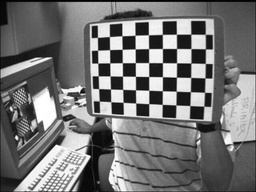
#> input picture testes/left01.jpg, 256 x 192 px, shrunk from 640 x 480 before the run
$ python f.py
#> lines starting #> are read from the running program, lines starting #| are printed output that depends on the picture
import cv2
import numpy as np
import matplotlib.pyplot as plt
from math import sqrt, exp

def distance(point1,point2):
    return sqrt((point1[0]-point2[0])**2 + (point1[1]-point2[1])**2)

def idealFilterLP(D0,imgShape):
    base = np.zeros(imgShape[:2])
    rows, cols = imgShape[:2]
    center = (rows/2,cols/2)
    for x in range(cols):
        for y in range(rows):
            if distance((y,x),center) < D0:
                base[y,x] = 1
    return base

def idealFilterHP(D0,imgShape):
    base = np.ones(imgShape[:2])
    rows, cols = imgShape[:2]
    center = (rows/2,cols/2)
    for x in range(cols):
        for y in range(rows):
            if distance((y,x),center) < D0:
                base[y,x] = 0
    return base

def butterworthLP(D0,imgShape,n):
    base = np.zeros(imgShape[:2])
    rows, cols = imgShape[:2]
    center = (rows/2,cols/2)
    for x in range(cols):
        for y in range(rows):
            base[y,x] = 1/(1+(distance((y,x),center)/D0)**(2*n))
    return base

def butterworthHP(D0,imgShape,n):
    base = np.zeros(imgShape[:2])
    rows, cols = imgShape[:2]
    center = (rows/2,cols/2)
    for x in range(cols):
        for y in range(rows):
            base[y,x] = 1-1/(1+(distance((y,x),center)/D0)**(2*n))
    return base

def gaussianLP(D0,imgShape):
    base = np.zeros(imgShape[:2])
    rows, cols = imgShape[:2]
    center = (rows/2,cols/2)
    for x in range(cols):
        for y in range(rows):
            base[y,x] = exp(((-distance((y,x),center)**2)/(2*(D0**2))))
    return base

def gaussianHP(D0,imgShape):
    base = np.zeros(imgShape[:2])
    rows, cols = imgShape[:2]
    center = (rows/2,cols/2)
    for x in range(cols):
        for y in range(rows):
            base[y,x] = 1 - exp(((-distance((y,x),center)**2)/(2*(D0**2))))
    return base

def teste():
    plt.figure(figsize=(6.4*5,4.8*5), constrained_layout=False)

    img_c1 = cv2.imread("testes/left01.jpg", 0)
#> img_c1 is the input picture: shape (192, 256); min 0, max 255, mean 116.7
    img_c2 = np.fft.fft2(img_c1)
    img_c3 = np.fft.fftshift(img_c2)
    img_c4 = np.fft.ifftshift(img_c3)
    img_c5 = np.fft.ifft2(img_c4)

    plt.subplot(151), plt.imshow(img_c1, "gray"), plt.title("Original Image")
    plt.subplot(152), plt.imshow(np.log(1+np.abs(img_c2)), "gray"), plt.title("Spectrum")
    plt.subplot(153), plt.imshow(np.log(1+np.abs(img_c3)), "gray"), plt.title("Centered Spectrum")
    plt.subplot(154), plt.imshow(np.log(1+np.abs(img_c4)), "gray"), plt.title("Decentralized")
    plt.subplot(155), plt.imshow(np.abs(img_c5), "gray"), plt.title("Processed Image")

    plt.show()


    plt.figure(figsize=(6.4*5, 4.8*5), constrained_layout=False)

    img = cv2.imread("testes/left01.jpg", 0)

    original = np.fft.fft2(img)
    plt.subplot(131), plt.imshow(np.log(np.abs(original)), "gray"), plt.title("Spectrum")

    plt.subplot(132), plt.imshow(np.angle(original), "gray"), plt.title("Phase Angle")
    plt.show()


def testesLowPass():

    plt.figure(figsize=(6.4*5, 4.8*5), constrained_layout=False)

    img = cv2.imread("testes/left01.jpg", 0)
    plt.subplot(161), plt.imshow(img, "gray"), plt.title("Original Image")

    original = np.fft.fft2(img)
    plt.subplot(162), plt.imshow(np.log(1+np.abs(original)), "gray"), plt.title("Spectrum")

    center = np.fft.fftshift(original)
    plt.subplot(163), plt.imshow(np.log(1+np.abs(center)), "gray"), plt.title("Centered Spectrum")

    LowPassCenter = center * idealFilterLP(50,img.shape)
    plt.subplot(164), plt.imshow(np.log(1+np.abs(LowPassCenter)), "gray"), plt.title("Centered Spectrum multiply Low Pass Filter")

    LowPass = np.fft.ifftshift(LowPassCenter)
    plt.subplot(165), plt.imshow(np.log(1+np.abs(LowPass)), "gray"), plt.title("Decentralize")

    inverse_LowPass = np.fft.ifft2(LowPass)
    plt.subplot(166), plt.imshow(np.abs(inverse_LowPass), "gray"), plt.title("Processed Image")

    plt.show()


    img = cv2.imread("testes/left01.jpg", 0)
    original = np.fft.fft2(img)
    center = np.fft.fftshift(original)

    plt.figure(figsize=(6.4*5, 4.8*5), constrained_layout=False)

    plt.subplot(151), plt.imshow(np.log(1+np.abs(center)), "gray"), plt.title("Spectrum")

    LowPass = idealFilterLP(50,img.shape)
    plt.subplot(152), plt.imshow(np.abs(LowPass), "gray"), plt.title("Low Pass Filter")

    LowPassCenter = center * idealFilterLP(50,img.shape)
    plt.subplot(153), plt.imshow(np.log(1+np.abs(LowPassCenter)), "gray"), plt.title("Centered Spectrum multiply Low Pass Filter")

    LowPass = np.fft.ifftshift(LowPassCenter)
    plt.subplot(154), plt.imshow(np.log(1+np.abs(LowPass)), "gray"), plt.title("Decentralize")

    inverse_LowPass = np.fft.ifft2(LowPass)
    plt.subplot(155), plt.imshow(np.abs(inverse_LowPass), "gray"), plt.title("Processed Image")

    plt.show()


def testesHighPass():

    img = cv2.imread("testes/left01.jpg", 0)
    original = np.fft.fft2(img)
    center = np.fft.fftshift(original)

    plt.figure(figsize=(6.4*5, 4.8*5), constrained_layout=False)

    plt.subplot(151), plt.imshow(np.log(1+np.abs(center)), "gray"), plt.title("Spectrum")

    HighPass = idealFilterHP(50,img.shape)
    plt.subplot(152), plt.imshow(np.abs(HighPass), "gray"), plt.title("High Pass Filter")

    HighPassCenter = center * idealFilterHP(50,img.shape)
    plt.subplot(153), plt.imshow(np.log(1+np.abs(HighPassCenter)), "gray"), plt.title("Centered Spectrum multiply High Pass Filter")

    HighPass = np.fft.ifftshift(HighPassCenter)
    plt.subplot(154), plt.imshow(np.log(1+np.abs(HighPass)), "gray"), plt.title("Decentralize")

    inverse_HighPass = np.fft.ifft2(HighPass)
    plt.subplot(155), plt.imshow(np.abs(inverse_HighPass), "gray"), plt.title("Processed Image")

    plt.show()


def testesFiltros():

    img = cv2.imread("testes/left01.jpg", 0)

    plt.figure(figsize=(6.4*5, 4.8*5), constrained_layout=False)

    LowPass = idealFilterLP(50,img.shape)
    plt.subplot(131), plt.imshow(LowPass, "gray"), plt.title("Ideal Low Pass Filter")

    HighPass = idealFilterHP(50,img.shape)
    plt.subplot(132), plt.imshow(HighPass, "gray"), plt.title("Ideal High Pass Filter")

    plt.show()

    plt.figure(figsize=(6.4*5, 4.8*5), constrained_layout=False)

    LowPass = butterworthLP(50,img.shape,20)
    plt.subplot(131), plt.imshow(LowPass, "gray"), plt.title("Butterworth Low Pass Filter (n=20)")

    HighPass = butterworthHP(50,img.shape,20)
    plt.subplot(132), plt.imshow(HighPass, "gray"), plt.title("Butterworth High Pass Filter (n=20)")

    plt.show()

    plt.figure(figsize=(6.4*5, 4.8*5), constrained_layout=False)

    LowPass = butterworthLP(50,img.shape,3)
    plt.subplot(131), plt.imshow(LowPass, "gray"), plt.title("Butterworth Low Pass Filter (n=3)")

    HighPass = butterworthHP(50,img.shape,3)
    plt.subplot(132), plt.imshow(HighPass, "gray"), plt.title("Butterworth High Pass Filter (n=3)")

    plt.show()
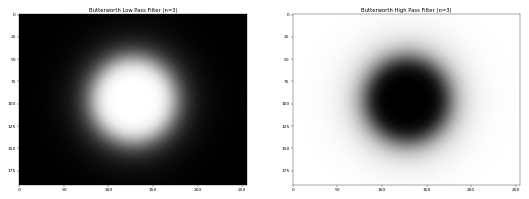
#> figure drawn by matplotlib, 2 panels


    plt.figure(figsize=(6.4*5, 4.8*5), constrained_layout=False)

    LowPass = gaussianLP(50,img.shape)
    plt.subplot(131), plt.imshow(LowPass, "gray"), plt.title("Gaussian Low Pass Filter")

    HighPass = gaussianHP(50,img.shape)
    plt.subplot(132), plt.imshow(HighPass, "gray"), plt.title("Gaussian High Pass Filter")

    plt.show()
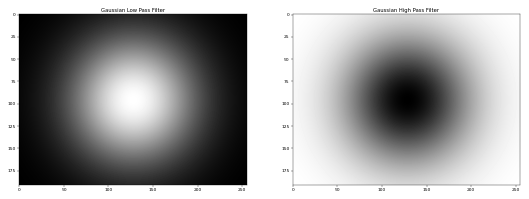
#> figure drawn by matplotlib, 2 panels

    plt.figure(figsize=(6.4*5, 4.8*5), constrained_layout=False)

    IdealLP = idealFilterLP(50,img.shape)
    plt.subplot(131), plt.imshow(IdealLP, "gray"), plt.title("Ideal Low Pass Filter")

    ButterLP = butterworthLP(50,img.shape,10)
    plt.subplot(132), plt.imshow(ButterLP, "gray"), plt.title("Butterworth Low Pass Filter (n=10)")

    GaussianLP = gaussianLP(50,img.shape)
    plt.subplot(133), plt.imshow(GaussianLP, "gray"), plt.title("Gaussian Low Pass Filter")

    plt.figure(figsize=(6.4*5, 4.8*5), constrained_layout=False)
    IdealHP = idealFilterHP(50,img.shape)
    plt.subplot(231), plt.imshow(IdealHP, "gray"), plt.title("Ideal High Pass Filter")

    ButterHP = butterworthHP(50,img.shape,10)
    plt.subplot(232), plt.imshow(ButterHP, "gray"), plt.title("Butterworth High Pass Filter (n=10)")

    GaussianHP = gaussianHP(50,img.shape)
    plt.subplot(233), plt.imshow(GaussianHP, "gray"), plt.title("Gaussian High Pass Filter")

    plt.show()
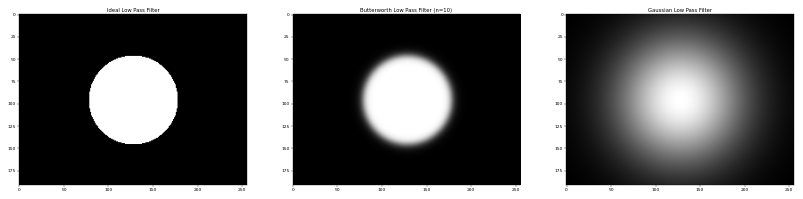
#> figure drawn by matplotlib, 3 panels
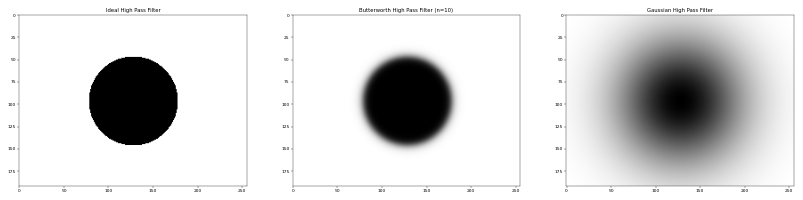
#> figure drawn by matplotlib, 3 panels


def testesFiltrosImagem():
    img = cv2.imread("testes/left01.jpg", 0)
    original = np.fft.fft2(img)
    center = np.fft.fftshift(original)

    plt.figure(figsize=(6.4*5, 4.8*5), constrained_layout=False)

    LowPassCenter = center * idealFilterLP(50,img.shape)
    LowPass = np.fft.ifftshift(LowPassCenter)
    inverse_LowPass = np.fft.ifft2(LowPass)
    plt.subplot(131), plt.imshow(np.abs(inverse_LowPass), "gray"), plt.title("Ideal Low Pass")

    LowPassCenter = center * butterworthLP(50,img.shape,10)
    LowPass = np.fft.ifftshift(LowPassCenter)
    inverse_LowPass = np.fft.ifft2(LowPass)
    plt.subplot(132), plt.imshow(np.abs(inverse_LowPass), "gray"), plt.title("Butterworth Low Pass (n=10)")

    LowPassCenter = center * gaussianLP(50,img.shape)
    LowPass = np.fft.ifftshift(LowPassCenter)
    inverse_LowPass = np.fft.ifft2(LowPass)
    plt.subplot(133), plt.imshow(np.abs(inverse_LowPass), "gray"), plt.title("Gaussian Low Pass")

    plt.show()
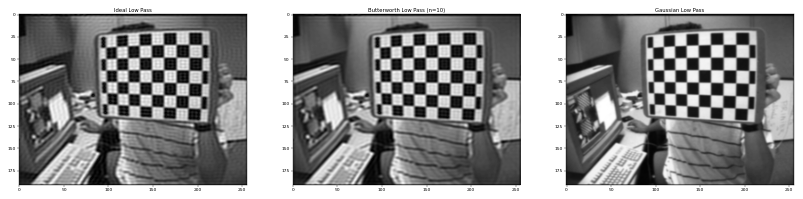
#> figure drawn by matplotlib, 3 panels

    img = cv2.imread("testes/left01.jpg", 0)
    original = np.fft.fft2(img)
    center = np.fft.fftshift(original)

    plt.figure(figsize=(6.4*5, 4.8*5), constrained_layout=False)

    HighPassCenter = center * idealFilterHP(50,img.shape)
    HighPass = np.fft.ifftshift(HighPassCenter)
    inverse_HighPass = np.fft.ifft2(HighPass)
    plt.subplot(131), plt.imshow(np.abs(inverse_HighPass), "gray"), plt.title("Ideal High Pass")

    HighPassCenter = center * butterworthHP(50,img.shape,10)
    HighPass = np.fft.ifftshift(HighPassCenter)
    inverse_HighPass = np.fft.ifft2(HighPass)
    plt.subplot(132), plt.imshow(np.abs(inverse_HighPass), "gray"), plt.title("Butterworth High Pass (n=10)")

    HighPassCenter = center * gaussianHP(50,img.shape)
    HighPass = np.fft.ifftshift(HighPassCenter)
    inverse_HighPass = np.fft.ifft2(HighPass)
    plt.subplot(133), plt.imshow(np.abs(inverse_HighPass), "gray"), plt.title("Gaussian High Pass")

    plt.show()
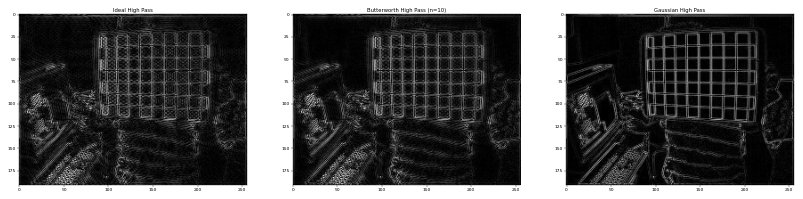
#> figure drawn by matplotlib, 3 panels

    img = cv2.imread("testes/left01.jpg", 0)
    original = np.fft.fft2(img)
    center = np.fft.fftshift(original)

    plt.figure(figsize=(6.4*5, 4.8*5), constrained_layout=False)

    plt.subplot(131), plt.imshow(img, "gray"), plt.title("Original Image")

    LowPassCenter = center * gaussianLP(50,img.shape)
    LowPass = np.fft.ifftshift(LowPassCenter)
    inverse_LowPass = np.fft.ifft2(LowPass)
    plt.subplot(132), plt.imshow(np.abs(inverse_LowPass), "gray"), plt.title("Gaussian Low Pass")

    HighPassCenter = center * gaussianHP(50,img.shape)
    HighPass = np.fft.ifftshift(HighPassCenter)
    inverse_HighPass = np.fft.ifft2(HighPass)
    plt.subplot(133), plt.imshow(np.abs(inverse_HighPass), "gray"), plt.title("Gaussian High Pass")

    plt.show()
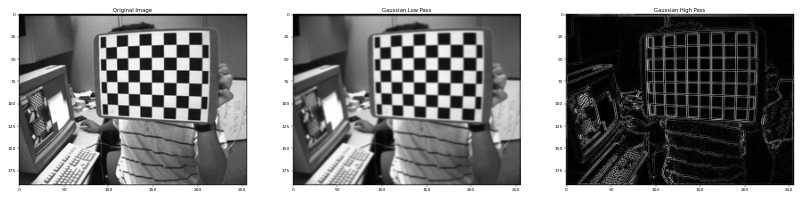
#> figure drawn by matplotlib, 3 panels


def main():

    teste()
    testesLowPass()
    testesHighPass()
    testesFiltros()
    testesFiltrosImagem()


if __name__ == '__main__':
    main()
